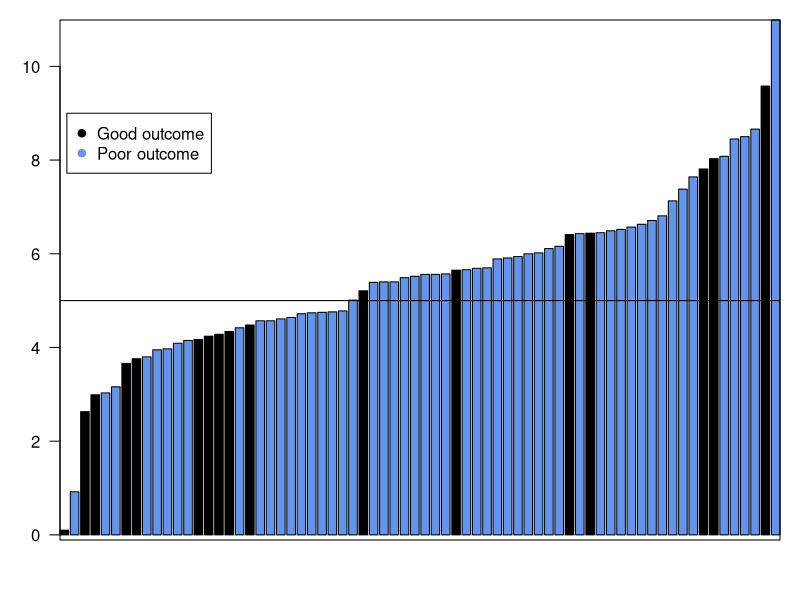

Recreate this plot in R.
## ---- chunk 1
knitr::opts_chunk$set(comment = NA)
knitr::opts_chunk$set( prompt=TRUE ) 

knitr::knit_hooks$set(small.mar = function(before, options, envir) {
    if (before) par(mar = c(2, 2, 1, 1))  # smaller margin on top and right
})
knitr::knit_hooks$set(left.mar = function(before, options, envir) {
    if (before) par(mar = c(2, 4, 1, 1))  # smaller margin on top and right
})
knitr::knit_hooks$set(med.mar = function(before, options, envir) {
    if (before) par(mar = c(4, 4, 1, 1))  # smaller margin on top and right
})
knitr::knit_hooks$set(bottom.mar = function(before, options, envir) {
    if (before) par(mar = c(3, 2, 1, 1))  # smaller margin on top and right
})
## ---- chunk 2
height = c(7,8,7,9.5)
weight = c(4,3.2, 3.7, 5.4)
myTable=data.frame(height, weight)
rownames(myTable)=c('Flopsy','Mopsy','Cottontail','Peter')

my_observations = rnorm(1000, mean=50, sd=10)
my_bivariate = c( rnorm(1000, mean=50, sd=5), rnorm(1000, mean=65, sd=5) )
pap_no = c( 9,17,9,0,15,12,7,0,0,0,13,10,0,0,0,8,1,7,4,
  7,2,12,1,4,0,35,6,9,0,0,12,16,16,0,6,3,0,4,
  0,0,0,0,3,2,1,7,5,23,2,3,3,5,0,3,5,17,1,
  1,4,21,0,0,2,14,5,2,0,3,6,2,1)

MCV = c( 59.5,49.0,48.7,50.1,49.9,54.5,57.0,63.2,47.5,65.1,63.5,61.3,77.3,50.2,50.9,66.4,62.1,49.7,58.2,60.0,54.8,45.3,48.8,61.2,47.8,53.4,60.1,61.4,
57.9,61.2,62.1,64.6,61.3,45.8,65.9,47.6,59.4,63.5,52.2,51.8,75.9,51.3,60.6,55.7,69.3,50.5,57.7,54.6,67.7,60.5,54.4,58.6,73.6,60.0,53.2,49.6,
56.4,62.0,48.9,52.9,50.1,56.3,56.6,64.3,59.3,57.3,57.2,48.1,46.6,45.2,48.7,60.6,48.0,47.5,52.7,49.7,56.4,51.2,46.1,43.8,51.7,47.4,59.0,54.1,
47.9,43.6,47.6,53.7,45.2,48.7,49.7,46.6,51.2,46.1,50.6,54.2,47.4,52.7,51.7,50.6,49.5,55.1,51.9,59.6,46.3,51.0,48.3,50.2,56.5,56.3,46.5,45.8,
55.3,47.0,49.8,47.6,56.9,55.4,52.9,58.1,58.2,56.0,57.0,48.6,55.4,58.3,57.2,58.6,55.0,65.5,60.7,45.5,44.1,47.2,50.4,46.7,55.1,52.5,53.1,55.2,
52.3,50.5,48.9,45.2,53.3,48.4,55.0,55.4,49.2,43.6,52.2,51.6,49.0,51.0,60.4,45.7,55.0,50.5,46.8,46.4,46.5,54.4,46.1,48.4,56.1,55.2,56.8,58.1,
47.7,55.0,58.6,55.2,47.2,46.5,58.2,56.7,58.9,57.3,54.2,54.6,54.9,55.7,54.7,56.1,55.3,51.1,48.3,46.2,51.6,54.7,49.9,54.0,55.8,49.6,46.2,58.4,
52.4,44.7,47.8,59.2,57.3,49.6,45.9,44.3,57.0,44.4,47.8,49.4,50.7,56.0,47.6,52.8,46.0,47.6,51.4,55.4,45.5,46.2,47.1,51.3,52.4,49.4,48.0,46.2)

## ---- chunk 3
categories = c('a','a','a','a','a','b','b','b','c','d','d','d','d','d','d','d')
table(categories)
## ---- chunk 4

#x=c( rnorm(10, 3), rnorm(50, 5.5), rnorm(10, 8) )
x=c(3.76,4.17,3.66,4.48,2.63,4.34,0.10,2.99,3.03,0.92,7.13,5.70,5.52,6.43,
    5.66,4.64,6.00,4.09,4.78,4.72,6.02,6.63,5.56,4.15,3.97,8.08,5.56,5.91,4.75,
    5.40,5.89,5.49,5.01,4.61,6.57,4.74,6.49,5.69,3.16,3.80,5.94,5.39,5.57,
    4.57,4.42,6.52,6.71,4.57,4.76,6.45,5.40,3.95,6.11,7.38,5.65,5.21,6.41,
    4.24,4.28,7.81,6.44,8.03,9.58,7.64,8.45,8.66,10.99,8.50,6.81,6.16)

lbl = rep("poor", length(x))
lbl[1:8] = "good"
lbl[55:62] = "good"
lbl[x==sort(x)[69]] = "good"

df = data.frame(x, lbl, stringsAsFactors=FALSE)
df = df[order(df$x),]
color=rep("black", dim(df)[1])
color[df$lbl=="poor"] = "cornflowerblue"
par(mar=c(3,3,1,1))
barplot(df$x, col=color, las=1, xaxs="i", yaxs="i")
box()
legend( 1, 9, c("Good outcome","Poor outcome"), 
        col=c("black", "cornflowerblue"), pch=19)
abline(5,0)
## ---- chunk 5
fisher.test( matrix( c(
              sum( x<5 & lbl=="good" ), 
              sum( x<5 & lbl=="poor" ), 
              sum( x>=5 & lbl=="good" ), 
              sum( x>=5 & lbl=="poor" ) ), nrow=2, ncol=2)
             )
## ---- chunk 6
t.test(x~lbl)
## ---- chunk 7
fisher.test( matrix( c(
              sum( x<quantile(x)[2] & lbl=="good" ), 
              sum( x<quantile(x)[2] & lbl=="poor" ), 
              sum( x>=quantile(x)[2] & lbl=="good" ), 
              sum( x>=quantile(x)[2] & lbl=="poor" ) ), 
              nrow=2, ncol=2)
             )
## ---- chunk 8
eye_color = c("brown", "blue", "blue", "green","blue","grey")
eye_color
f_eye_color = factor(eye_color)
f_eye_color
## ---- chunk 9
red = 1
blue = 2
orange = 3
color_list = c(red, red, orange, blue, blue, blue)
mean(color_list)
## ---- chunk 10
color_list = c("red", "red", "orange", "blue", "blue", "blue")
color_list = factor( color_list )
color_list
mean(color_list)
